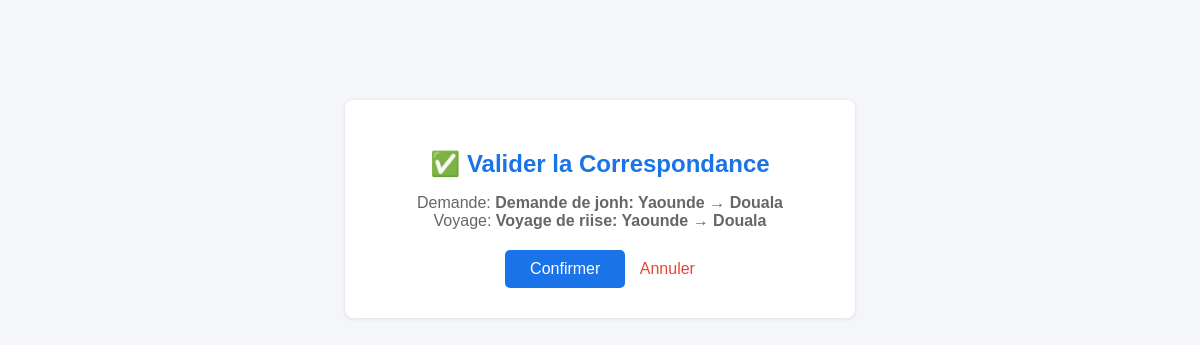
The page /dashboard/validate_correspondance/1/ (signed in) on the database its author committed.
### exp_colis/models.py (models this page shows, shortened)
class Correspondance(models.Model):
    demande = models.ForeignKey(Demande, on_delete=models.CASCADE)
    voyage = models.ForeignKey(Voyage, on_delete=models.CASCADE)
    date_correspondance = models.DateTimeField(auto_now_add=True)
    is_validated = models.BooleanField(default=False)
    validated_at = models.DateTimeField(null=True, blank=True)
    colis_pris_en_charge = models.BooleanField(default=False)
    paiement_effectue = models.BooleanField(default=False)
    class Meta:
        unique_together = ('demande', 'voyage')

class Demande(models.Model):
    user = models.ForeignKey(User, on_delete=models.CASCADE, related_name='demandes')
    ville_depart = models.CharField(max_length=100)
    ville_arrivee = models.CharField(max_length=100)
    date_livraison = models.DateField()
    poids = models.FloatField()
    description = models.TextField(blank=True, null=True)
    created_at = models.DateTimeField(auto_now_add=True)
    def __str__(self):
        return f"Demande de {self.user.username}: {self.ville_depart} → {self.ville_arrivee}"

class Voyage(models.Model):
    voyageur = models.ForeignKey(User, on_delete=models.CASCADE, related_name='voyages')
    ville_depart = models.CharField(max_length=100)
    ville_arrivee = models.CharField(max_length=100)
    date_depart = models.DateField()
    date_arrivee = models.DateField()
    poids_disponible = models.PositiveIntegerField()
    prix_par_kg = models.DecimalField(max_digits=8, decimal_places=2, default=0)
    created_at = models.DateTimeField(auto_now_add=True)
    def __str__(self):
        return f"Voyage de {self.voyageur.username}: {self.ville_depart} → {self.ville_arrivee}"

### exp_colis/views.py (the view)
# urls.py: path('validate_correspondance/<int:correspondance_id>/', validate_correspondance, name='validate_correspondance'),
@login_required
def validate_correspondance(request, correspondance_id):
    correspondance = get_object_or_404(Correspondance, id=correspondance_id)
    if request.method == 'POST':
        correspondance.is_validated = True
        correspondance.validated_at = timezone.now()
        correspondance.save()
        messages.success(request, "Correspondance validée!")
        return redirect('exp_colis:dashboard')
    return render(request, 'voyages/validate_correspondance.html', {'correspondance': correspondance})

### exp_colis/templates/voyages/validate_correspondance.html (shortened to what this page needs)
<!DOCTYPE html>
<html lang="fr">
<head><meta charset="UTF-8"><title>Valider Correspondance</title>
</head>
<body><div class="container">
    <h2>✅ Valider la Correspondance</h2>
    <p>Demande: <strong>{{ correspondance.demande }}</strong><br>Voyage: <strong>{{ correspondance.voyage }}</strong></p>
    <form method="post">{% csrf_token %}
        <button type="submit" class="btn">Confirmer</button>
        <a href="{% url 'exp_colis:dashboard' %}" class="back">Annuler</a>
    </form>
</div></body></html>

### exp_colis/templates/voyages/validate_correspondance.html (style rules this page uses)
body { font-family: Arial, sans-serif; background: #f4f6f9; }
.container { max-width: 450px; margin: 100px auto; background: white; padding: 30px; border-radius: 8px; box-shadow: 0 1px 4px rgba(0,0,0,0.1); text-align: center; }
h2 { color: #1a73e8; margin-bottom: 15px; }
p { margin-bottom: 20px; color: #666; }
.btn { padding: 10px 25px; background: #1a73e8; color: white; border: none; border-radius: 5px; cursor: pointer; font-size: 1rem; }
.back { display: inline-block; margin-left: 10px; color: #ea4335; text-decoration: none; }

### rows shown on the page
Correspondance: demande "Demande de jonh: Yaounde → Douala", voyage "Voyage de riise: Yaounde → Douala"
